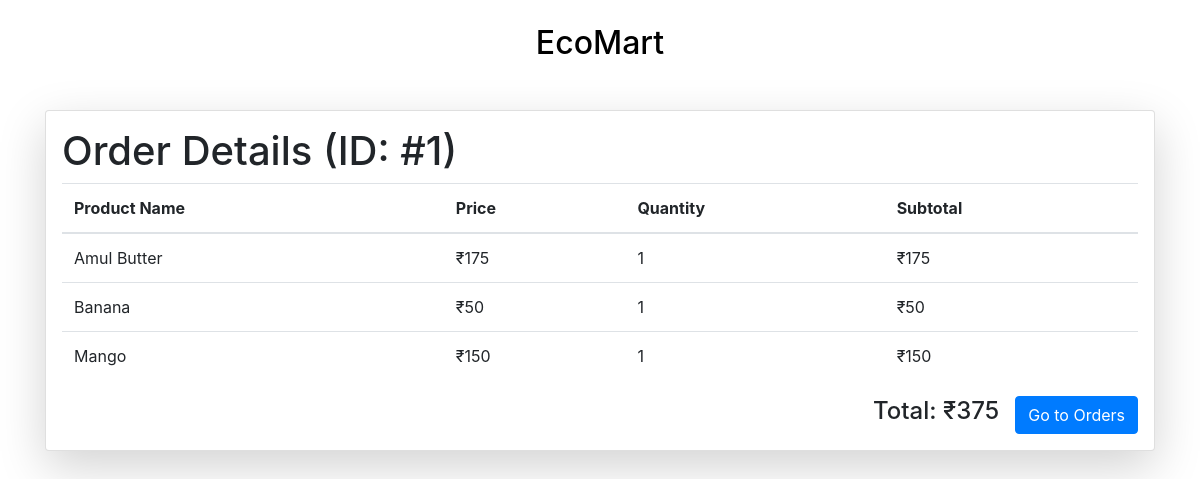
/ordered_products/1 (signed in), run on the app's committed database.
### vault.py (models this page shows, shortened)
class Order_Detail(Base):
    __tablename__ = 'order_detail'
    id = Column(Integer, primary_key=True, autoincrement=True)
    user_id = Column('user_id', Integer)
    total = Column('total', Integer)
    created_at = Column('created_at', String)

class Order_Items(Base):
    __tablename__ = 'order_items'
    id = Column(Integer, primary_key=True, autoincrement=True)
    user_id = Column('user_id', Integer)
    order_id = Column('order_id', Integer)
    product_id = Column('product_id', Integer)
    product_name = Column('product_name', String)
    product_price = Column('product_price', Integer)
    quantity = Column('quantity', Integer)
    amount = Column('amount', Integer)
    created_at = Column('created_at', String)

### user_routes.py (the view)
@app.route('/ordered_products/<int:oid>')
def ordered_products(oid):
            products = agent.query(Order_Items).filter(Order_Items.order_id == oid).all()
            order = agent.query(Order_Detail).filter(Order_Detail.id == oid).first()
            return render_template('user/ordered_products.html', items=products, order=order, user_id=session['user'], cart_items=order)

### templates/user/ordered_products.html (shortened to what this page needs)
<!DOCTYPE html>
<html lang="en">
  <head>
    <link
      rel="stylesheet"
      href="https://stackpath.bootstrapcdn.com/bootstrap/4.5.2/css/bootstrap.min.css"
    />
    <link
      rel="stylesheet"
      type="text/css"
      href="{{ url_for('static',filename='styles/header.css') }}"
    />
  </head>
  <body>
    <br />
    <div class="main">
      <div class="navigation">
        <h2><a href="/">EcoMart</a></h2>
      </div>
    </div>
    <div class="container mt-5 mb-5">
      <div class="card shadow-lg p-3 mb-5 bg-white rounded">
        <div class="row g-0">
          <div class="col-md-12">
            <h1>Order Details (ID: #{{order.id}})</h1>
            <table class="table">
              <thead>
                <tr>
                  <th scope="col">Product Name</th>
                  <th scope="col">Price</th>
                  <th scope="col">Quantity</th>
                  <th scope="col">Subtotal</th>
                </tr>
              </thead>
              <tbody id="cart-items">
                {% if cart_items %} {% for item in items %}
                <tr>
                  <td>{{ item.product_name }}</td>
                  <td>₹{{ item.amount }}</td>
                  <td>{{ item.quantity }}</td>
                  <td>₹{{ item.amount }}</td>
                </tr>
                {% endfor %} {% else %}
                <tr>
                  <td colspan="6">Your cart is empty.</td>
                </tr>
                {% endif %}
              </tbody>
            </table>
            <div class="d-flex justify-content-end align-items-center">
              {% if cart_items %}
              <h4 id="total-amount">Total: ₹{{ order.total }}</h4>
              <button
                class="btn btn-primary ml-3"
                onclick="location.href='/orders/{{user_id}}'"
              >
                Go to Orders
              </button>
              {% endif %}
            </div>
          </div>
        </div>
      </div>
    </div>
  </body>
</html>

### static/styles/header.css (style rules this page uses)
a { text-decoration: none; color: black; text-align: center; }
h2 { text-align: center; }

### data on the page
Order_Detail: id "1", total "375"
Order_Items: product_name "Amul Butter", amount "175", quantity "1"
Order_Items: product_name "Banana", amount "50", quantity "1"
Order_Items: product_name "Mango", amount "150", quantity "1"
